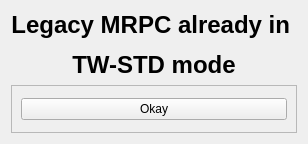
<?xml version="1.0" encoding="UTF-8"?>
<ui version="4.0">
 <class>Form</class>
 <widget class="QWidget" name="Form">
  <property name="geometry">
   <rect>
    <x>0</x>
    <y>0</y>
    <width>295</width>
    <height>144</height>
   </rect>
  </property>
  <property name="windowTitle">
   <string>Form</string>
  </property>
  <layout class="QVBoxLayout" name="verticalLayout">
   <item>
    <widget class="QLabel" name="label">
     <property name="text">
      <string>&lt;html&gt;&lt;head/&gt;&lt;body&gt;&lt;p align=&quot;center&quot;&gt;&lt;span style=&quot; font-size:18pt; font-weight:700;&quot;&gt;Legacy MRPC already in &lt;/span&gt;&lt;/p&gt;&lt;p align=&quot;center&quot;&gt;&lt;span style=&quot; font-size:18pt; font-weight:700;&quot;&gt;TW-STD mode&lt;/span&gt;&lt;/p&gt;&lt;/body&gt;&lt;/html&gt;</string>
     </property>
    </widget>
   </item>
   <item>
    <widget class="QFrame" name="frame_3">
     <property name="frameShape">
      <enum>QFrame::Shape::StyledPanel</enum>
     </property>
     <property name="frameShadow">
      <enum>QFrame::Shadow::Raised</enum>
     </property>
     <layout class="QVBoxLayout" name="verticalLayout_2">
      <item>
       <widget class="QPushButton" name="pushButton">
        <property name="text">
         <string>Okay</string>
        </property>
       </widget>
      </item>
     </layout>
    </widget>
   </item>
  </layout>
 </widget>
 <resources/>
 <connections/>
</ui>
